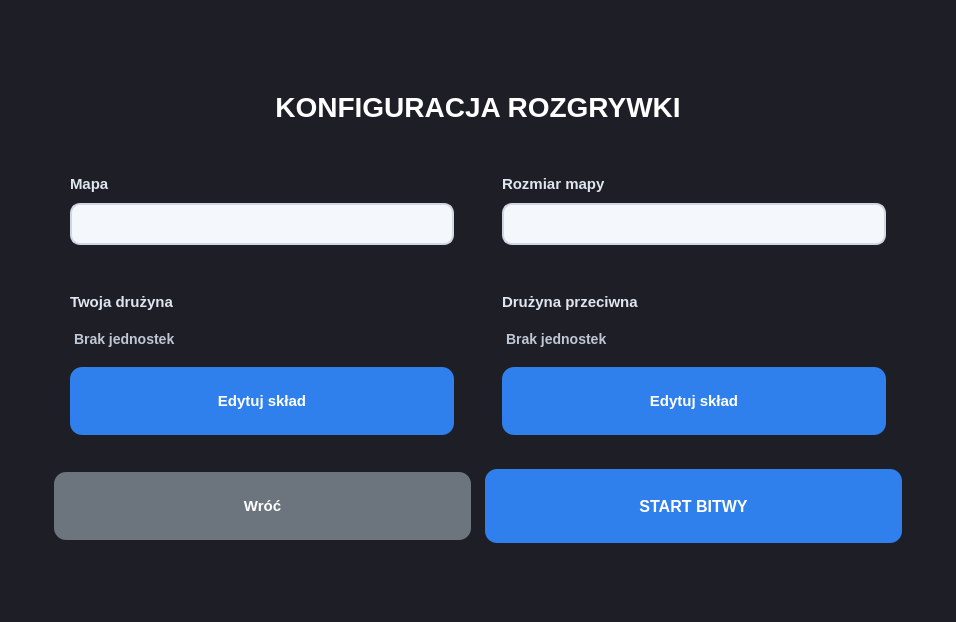
<?xml version="1.0" encoding="UTF-8"?>
<ui version="4.0">
 <class>ConfigPage</class>
 <widget class="QWidget" name="ConfigPage">
  <property name="geometry">
   <rect>
    <x>0</x>
    <y>0</y>
    <width>956</width>
    <height>622</height>
   </rect>
  </property>
  <property name="windowTitle">
   <string>Form</string>
  </property>
  <property name="styleSheet">
   <string notr="true">QWidget#ConfigPage {
    background-color: #1e1f26;
}

QWidget#mainPanel {
    background-color: #2a2c36;
    border: 1px solid #3a3d4a;
    border-radius: 18px;
}

QLabel#labelTitle {
    color: #ffffff;
    font-size: 28px;
    font-weight: bold;
    padding: 12px 0 18px 0;
    background: transparent;
    border: none;
}

QWidget#mapSection,
QWidget#sizeSection,
QWidget#playerSection,
QWidget#enemySection {
    background-color: #242631;
    border: 1px solid #3a3d4a;
    border-radius: 14px;
}

QLabel {
    color: #dfe6ee;
    font-size: 15px;
    font-weight: 600;
    background: transparent;
    border: none;
}

QLabel#labelPlayerTeamSummary,
QLabel#labelEnemyTeamSummary {
    color: #bfc7d5;
    font-size: 14px;
    font-weight: 500;
    padding: 6px 0 6px 0;
}

QComboBox {
    background-color: #f4f7fb;
    color: #1e1f26;
    border: 2px solid #d0d7e2;
    border-radius: 10px;
    padding: 10px 12px;
    min-height: 22px;
    font-size: 14px;
}

QComboBox:hover {
    border: 2px solid #2f80ed;
}

QPushButton {
    background-color: #2f80ed;
    color: white;
    border-radius: 12px;
    padding: 12px;
    font-size: 15px;
    font-weight: 600;
    border: none;
    min-height: 44px;
}

QPushButton:hover {
    background-color: #3c94ff;
}

QPushButton:pressed {
    background-color: #256fd1;
}

QPushButton#btnBackToMenu {
    background-color: #6c757d;
}

QPushButton#btnBackToMenu:hover {
    background-color: #7b848c;
}

QPushButton#btnBackToMenu:pressed {
    background-color: #5c646b;
}

QPushButton#btnStart {
    min-height: 50px;
    font-size: 16px;
    font-weight: bold;
}

QComboBox {
    background-color: #f4f7fb;
    color: #1e1f26;
    border: 2px solid #d0d7e2;
    border-radius: 10px;
    padding: 8px 36px 8px 12px;
    min-height: 22px;
    font-size: 14px;
    font-weight: 500;
}

QComboBox:hover {
    border: 2px solid #2f80ed;
}

QComboBox:focus {
    border: 2px solid #2f80ed;
}

QComboBox::drop-down {
    subcontrol-origin: padding;
    subcontrol-position: top right;
    width: 28px;
    border: none;
    background-color: transparent;
}

QComboBox::down-arrow {
    image: url(:/icons/arrow_down.svg);
    width: 15px;
    height: 15px;
}

QComboBox QAbstractItemView {
    background-color: #2a2c36;
    color: #ffffff;
    border: 1px solid #3a3d4a;
    border-radius: 10px;
    padding: 6px;
    outline: 0px;
    selection-background-color: #2f80ed;
    selection-color: #ffffff;
    font-size: 14px;
}

QComboBox QAbstractItemView::item {
    min-height: 32px;
    padding: 6px 10px;
    border-radius: 6px;
    background: transparent;
}

QComboBox QAbstractItemView::item:selected {
    background-color: #2f80ed;
    color: white;
}

QComboBox QAbstractItemView::item:hover {
    background-color: #3a3d4a;
    color: white;
}</string>
  </property>
  <layout class="QVBoxLayout" name="verticalLayout_9">
   <property name="leftMargin">
    <number>30</number>
   </property>
   <property name="topMargin">
    <number>30</number>
   </property>
   <property name="rightMargin">
    <number>30</number>
   </property>
   <property name="bottomMargin">
    <number>30</number>
   </property>
   <item>
    <spacer name="verticalSpacerTop">
     <property name="orientation">
      <enum>Qt::Orientation::Vertical</enum>
     </property>
     <property name="sizeHint" stdset="0">
      <size>
       <width>20</width>
       <height>40</height>
      </size>
     </property>
    </spacer>
   </item>
   <item>
    <layout class="QVBoxLayout" name="verticalLayout">
     <property name="spacing">
      <number>18</number>
     </property>
     <property name="leftMargin">
      <number>24</number>
     </property>
     <property name="topMargin">
      <number>24</number>
     </property>
     <property name="rightMargin">
      <number>24</number>
     </property>
     <property name="bottomMargin">
      <number>24</number>
     </property>
     <item>
      <widget class="QLabel" name="labelTitle">
       <property name="text">
        <string>KONFIGURACJA ROZGRYWKI</string>
       </property>
       <property name="alignment">
        <set>Qt::AlignmentFlag::AlignCenter</set>
       </property>
      </widget>
     </item>
     <item>
      <layout class="QGridLayout" name="gridLayout">
       <property name="spacing">
        <number>16</number>
       </property>
       <item row="0" column="0">
        <layout class="QVBoxLayout" name="verticalLayoutMapSection">
         <property name="spacing">
          <number>10</number>
         </property>
         <property name="leftMargin">
          <number>16</number>
         </property>
         <property name="topMargin">
          <number>16</number>
         </property>
         <property name="rightMargin">
          <number>16</number>
         </property>
         <property name="bottomMargin">
          <number>16</number>
         </property>
         <item>
          <widget class="QLabel" name="labelMap">
           <property name="text">
            <string>Mapa</string>
           </property>
          </widget>
         </item>
         <item>
          <widget class="QComboBox" name="cmbMap"/>
         </item>
        </layout>
       </item>
       <item row="0" column="1">
        <layout class="QVBoxLayout" name="verticalLayoutSizeSection">
         <property name="spacing">
          <number>10</number>
         </property>
         <property name="leftMargin">
          <number>16</number>
         </property>
         <property name="topMargin">
          <number>16</number>
         </property>
         <property name="rightMargin">
          <number>16</number>
         </property>
         <property name="bottomMargin">
          <number>16</number>
         </property>
         <item>
          <widget class="QLabel" name="labelMapSize">
           <property name="text">
            <string>Rozmiar mapy</string>
           </property>
          </widget>
         </item>
         <item>
          <widget class="QComboBox" name="cmbMapSize"/>
         </item>
        </layout>
       </item>
       <item row="1" column="0">
        <layout class="QVBoxLayout" name="verticalLayoutPlayerSection">
         <property name="spacing">
          <number>10</number>
         </property>
         <property name="leftMargin">
          <number>16</number>
         </property>
         <property name="topMargin">
          <number>16</number>
         </property>
         <property name="rightMargin">
          <number>16</number>
         </property>
         <property name="bottomMargin">
          <number>16</number>
         </property>
         <item>
          <widget class="QLabel" name="labelPlayerTeam">
           <property name="text">
            <string>Twoja drużyna</string>
           </property>
          </widget>
         </item>
         <item>
          <widget class="QLabel" name="labelPlayerTeamSummary">
           <property name="text">
            <string>Brak jednostek</string>
           </property>
           <property name="alignment">
            <set>Qt::AlignmentFlag::AlignLeading|Qt::AlignmentFlag::AlignLeft|Qt::AlignmentFlag::AlignTop</set>
           </property>
          </widget>
         </item>
         <item>
          <widget class="QPushButton" name="btnPlayerTeamConfig">
           <property name="text">
            <string>Edytuj skład</string>
           </property>
          </widget>
         </item>
        </layout>
       </item>
       <item row="1" column="1">
        <layout class="QVBoxLayout" name="verticalLayoutEnemySection">
         <property name="spacing">
          <number>10</number>
         </property>
         <property name="leftMargin">
          <number>16</number>
         </property>
         <property name="topMargin">
          <number>16</number>
         </property>
         <property name="rightMargin">
          <number>16</number>
         </property>
         <property name="bottomMargin">
          <number>16</number>
         </property>
         <item>
          <widget class="QLabel" name="labelEnemyTeam">
           <property name="text">
            <string>Drużyna przeciwna</string>
           </property>
          </widget>
         </item>
         <item>
          <widget class="QLabel" name="labelEnemyTeamSummary">
           <property name="text">
            <string>Brak jednostek</string>
           </property>
           <property name="alignment">
            <set>Qt::AlignmentFlag::AlignLeading|Qt::AlignmentFlag::AlignLeft|Qt::AlignmentFlag::AlignTop</set>
           </property>
          </widget>
         </item>
         <item>
          <widget class="QPushButton" name="btnEnemyTeamConfig">
           <property name="text">
            <string>Edytuj skład</string>
           </property>
          </widget>
         </item>
        </layout>
       </item>
      </layout>
     </item>
     <item>
      <layout class="QHBoxLayout" name="buttonsLayout">
       <property name="spacing">
        <number>14</number>
       </property>
       <item>
        <widget class="QPushButton" name="btnBackToMenu">
         <property name="text">
          <string>Wróć</string>
         </property>
        </widget>
       </item>
       <item>
        <widget class="QPushButton" name="btnStart">
         <property name="text">
          <string>START BITWY</string>
         </property>
        </widget>
       </item>
      </layout>
     </item>
    </layout>
   </item>
   <item>
    <spacer name="verticalSpacerBottom">
     <property name="orientation">
      <enum>Qt::Orientation::Vertical</enum>
     </property>
     <property name="sizeHint" stdset="0">
      <size>
       <width>20</width>
       <height>40</height>
      </size>
     </property>
    </spacer>
   </item>
  </layout>
 </widget>
 <resources/>
 <connections/>
</ui>
